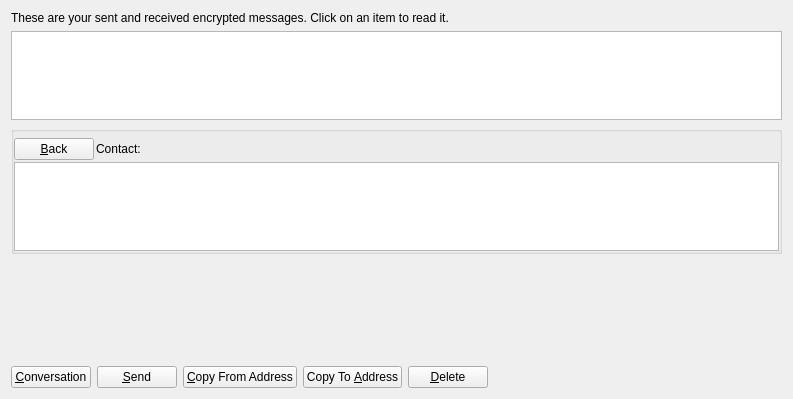
<?xml version="1.0" encoding="UTF-8"?>
<ui version="4.0">
 <class>MessagePage</class>
 <widget class="QWidget" name="MessagePage">
  <property name="geometry">
   <rect>
    <x>0</x>
    <y>0</y>
    <width>793</width>
    <height>399</height>
   </rect>
  </property>
  <property name="windowTitle">
   <string>Address Book</string>
  </property>
  <layout class="QVBoxLayout" name="verticalLayout_2">
   <item>
    <widget class="QLabel" name="labelExplanation">
     <property name="text">
      <string>These are your sent and received encrypted messages. Click on an item to read it.</string>
     </property>
     <property name="textFormat">
      <enum>Qt::PlainText</enum>
     </property>
     <property name="wordWrap">
      <bool>true</bool>
     </property>
    </widget>
   </item>
   <item>
    <widget class="QTableView" name="tableView">
     <property name="contextMenuPolicy">
      <enum>Qt::CustomContextMenu</enum>
     </property>
     <property name="toolTip">
      <string>Click on a message to view it</string>
     </property>
     <property name="tabKeyNavigation">
      <bool>false</bool>
     </property>
     <property name="alternatingRowColors">
      <bool>true</bool>
     </property>
     <property name="selectionMode">
      <enum>QAbstractItemView::SingleSelection</enum>
     </property>
     <property name="selectionBehavior">
      <enum>QAbstractItemView::SelectRows</enum>
     </property>
     <property name="sortingEnabled">
      <bool>true</bool>
     </property>
     <attribute name="verticalHeaderVisible">
      <bool>false</bool>
     </attribute>
    </widget>
   </item>
   <item>
    <layout class="QVBoxLayout" name="verticalLayout">
     <item>
      <widget class="QGroupBox" name="messageDetails">
       <property name="title">
        <string/>
       </property>
       <layout class="QVBoxLayout" name="verticalLayout_4">
        <property name="spacing">
         <number>2</number>
        </property>
        <property name="leftMargin">
         <number>0</number>
        </property>
        <property name="topMargin">
         <number>6</number>
        </property>
        <property name="rightMargin">
         <number>0</number>
        </property>
        <property name="bottomMargin">
         <number>0</number>
        </property>
        <item>
         <layout class="QHBoxLayout" name="horizontalLayout_3">
          <item>
           <widget class="QPushButton" name="backButton">
            <property name="text">
             <string>&amp;Back</string>
            </property>
            <property name="icon">
             <iconset resource="../bitcoin.qrc">
              <normaloff>:/icons/quit</normaloff>:/icons/quit</iconset>
            </property>
           </widget>
          </item>
          <item>
           <widget class="QLabel" name="labelContact">
            <property name="text">
             <string>Contact:</string>
            </property>
           </widget>
          </item>
          <item>
           <widget class="QLabel" name="contactLabel">
            <property name="text">
             <string/>
            </property>
           </widget>
          </item>
          <item>
           <spacer name="horizontalSpacer_3">
            <property name="orientation">
             <enum>Qt::Horizontal</enum>
            </property>
            <property name="sizeHint" stdset="0">
             <size>
              <width>40</width>
              <height>20</height>
             </size>
            </property>
           </spacer>
          </item>
         </layout>
        </item>
        <item>
         <widget class="QListView" name="listConversation"/>
        </item>
        <item>
         <layout class="QVBoxLayout" name="verticalLayout_3"/>
        </item>
       </layout>
      </widget>
     </item>
     <item>
      <widget class="MRichTextEdit" name="messageEdit" native="true">
       <property name="minimumSize">
        <size>
         <width>0</width>
         <height>100</height>
        </size>
       </property>
      </widget>
     </item>
     <item>
      <layout class="QHBoxLayout" name="horizontalLayout">
       <item>
        <widget class="QPushButton" name="newButton">
         <property name="text">
          <string>&amp;Conversation</string>
         </property>
         <property name="icon">
          <iconset resource="../bitcoin.qrc">
           <normaloff>:/icons/add</normaloff>:/icons/add</iconset>
         </property>
        </widget>
       </item>
       <item>
        <widget class="QPushButton" name="sendButton">
         <property name="toolTip">
          <string>Sign a message to prove you own a Tgr address</string>
         </property>
         <property name="text">
          <string>&amp;Send</string>
         </property>
         <property name="icon">
          <iconset resource="../bitcoin.qrc">
           <normaloff>:/icons/send</normaloff>:/icons/send</iconset>
         </property>
        </widget>
       </item>
       <item>
        <widget class="QPushButton" name="copyFromAddressButton">
         <property name="toolTip">
          <string>Copy the currently selected address to the system clipboard</string>
         </property>
         <property name="text">
          <string>&amp;Copy From Address</string>
         </property>
         <property name="icon">
          <iconset resource="../bitcoin.qrc">
           <normaloff>:/icons/editcopy</normaloff>:/icons/editcopy</iconset>
         </property>
        </widget>
       </item>
       <item>
        <widget class="QPushButton" name="copyToAddressButton">
         <property name="toolTip">
          <string>Copy the currently selected address to the system clipboard</string>
         </property>
         <property name="text">
          <string>Copy To &amp;Address</string>
         </property>
         <property name="icon">
          <iconset resource="../bitcoin.qrc">
           <normaloff>:/icons/editcopy</normaloff>:/icons/editcopy</iconset>
         </property>
        </widget>
       </item>
       <item>
        <widget class="QPushButton" name="deleteButton">
         <property name="toolTip">
          <string>Delete the currently selected address from the list</string>
         </property>
         <property name="text">
          <string>&amp;Delete</string>
         </property>
         <property name="icon">
          <iconset resource="../bitcoin.qrc">
           <normaloff>:/icons/remove</normaloff>:/icons/remove</iconset>
         </property>
        </widget>
       </item>
       <item>
        <spacer name="horizontalSpacer">
         <property name="orientation">
          <enum>Qt::Horizontal</enum>
         </property>
         <property name="sizeHint" stdset="0">
          <size>
           <width>40</width>
           <height>20</height>
          </size>
         </property>
        </spacer>
       </item>
      </layout>
     </item>
    </layout>
   </item>
  </layout>
 </widget>
 <customwidgets>
  <customwidget>
   <class>MRichTextEdit</class>
   <extends>QWidget</extends>
   <header>mrichtextedit.h</header>
   <container>1</container>
  </customwidget>
 </customwidgets>
 <resources>
  <include location="../bitcoin.qrc"/>
 </resources>
 <connections/>
</ui>
